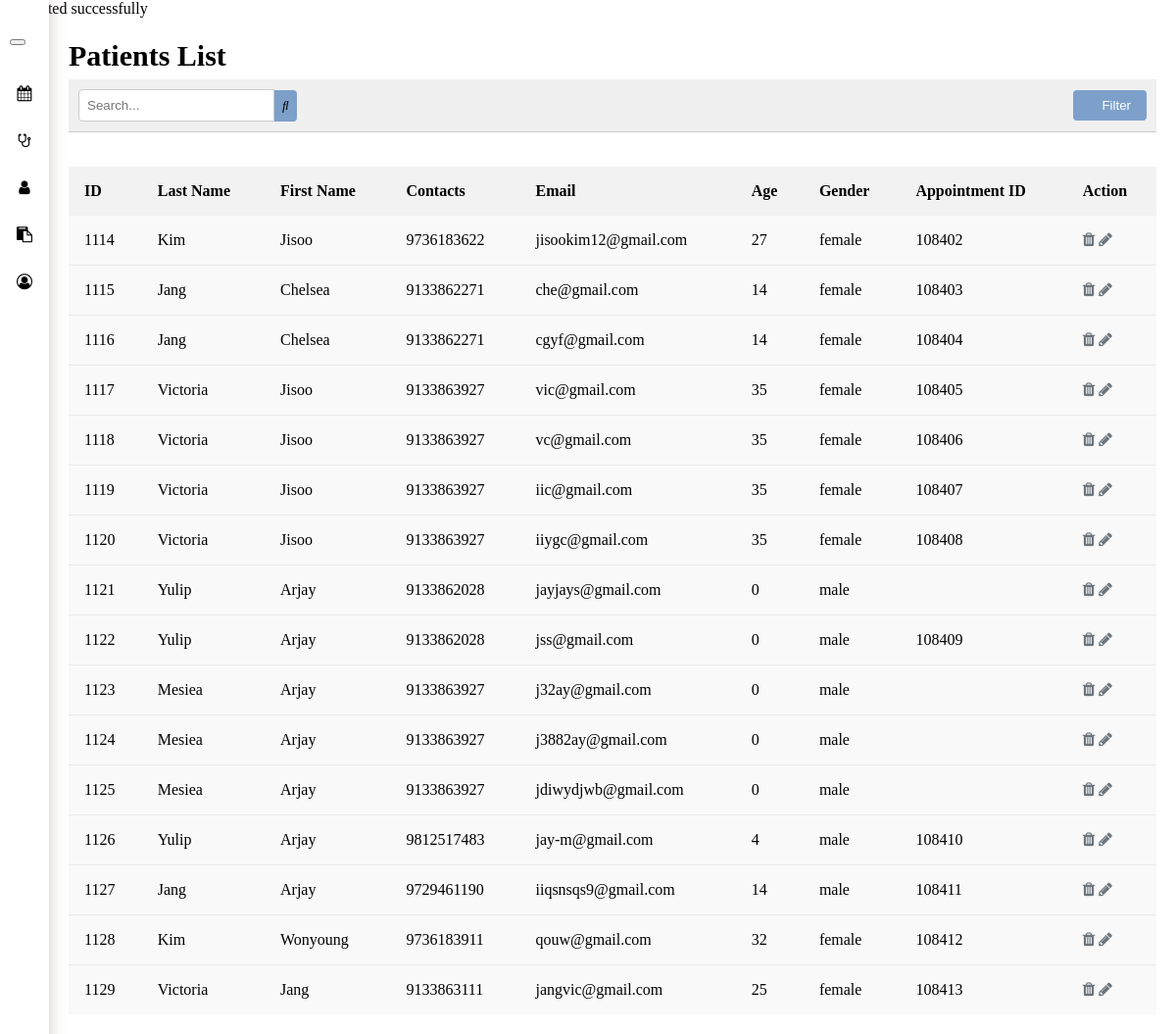
/admin_page/patients.php (signed in), run on the app's committed database.
### tables this page shows
CREATE TABLE `tblappoint` (
  `apt_id` int(11) NOT NULL,
  `ptn_id` int(11) NOT NULL,
  `doc_id` int(11) NOT NULL,
  `serv_id` int(11) NOT NULL,
  `apt_time` time DEFAULT NULL,
  `apt_date` date DEFAULT NULL,
  `sched_status` varchar(20) NOT NULL
);

CREATE TABLE `tblpatient` (
  `ptn_id` int(11) NOT NULL,
  `ptn_fname` varchar(100) NOT NULL,
  `ptn_lname` varchar(100) NOT NULL,
  `ptn_birthdate` date NOT NULL,
  `ptn_gender` varchar(30) NOT NULL,
  `ptn_contact` bigint(30) NOT NULL,
  `ptn_email` varchar(50) NOT NULL
);

### admin_page/patients.php (the view, shortened to what this page needs)
<?php
include '../config.php';
$patientSql = "SELECT p.ptn_id AS ID, p.ptn_lname AS 'Last Name', p.ptn_fname AS 'First Name',
                     p.ptn_contact AS Contacts, p.ptn_email AS Email,
                     TIMESTAMPDIFF(YEAR, p.ptn_birthdate, CURDATE()) AS Age, p.ptn_gender AS Gender,
                     a.apt_id AS 'Appointment ID'
              FROM tblpatient p
              LEFT JOIN tblappoint a ON p.ptn_id = a.ptn_id";
$patientResult = $conn->query($patientSql);
?>
<!DOCTYPE html>
<html lang="en">
<head>
  <link rel="stylesheet" href="admin_style.css?v=<?php echo time(); ?>">
  <link rel="stylesheet" href="https://cdnjs.cloudflare.com/ajax/libs/font-awesome/4.7.0/css/font-awesome.min.css">
</head>
<body>
  <div class="sidebar">
    <div class="navbar">
      <button class="nav-icon" onclick="toggleSidebar()">
      </button>
    </div>
    <ul class="nav-links">
        <li><a href="admin_landing_page.php"><i class="fa fa-calendar"></i> <span>Calendar</span></a></li>
        <li><a href="doctor.php"><i class="fa fa-stethoscope"></i> <span>Doctor</span></a></li>
        <li><a href="patients.php"><i class="fa fa-user"></i> <span>Patient</span></a></li>
        <li><a href="appointment.php"><i class="fa fa-clipboard"></i> <span>Appointment</span></a></li>
        <li><a href="account_details.php"><i class="fa fa-user-circle-o"></i> <span>Account Details</span></a></li>
    </ul>
  </div>
  <div class="content">
    <h2>Patients List</h2>
      <div class="toolbar">
        <div class="toolbar__search">
          <input type="text" placeholder="Search...">
          <button class="search-button"><i class="fas fa-search"></i></button>
        </div>
        <div class="toolbar__filter">
          <button class="filter-button"><i class="fas fa-filter"></i> Filter</button>
        </div>
      </div>
      <table class="doctor-table">
        <thead>
          <tr>
            <th>ID</th>
            <th>Last Name</th>
            <th>First Name</th>
            <th>Contacts</th>
            <th>Email</th>
            <th>Age</th>
            <th>Gender</th>
            <th>Appointment ID</th>
            <th>Action</th>
          </tr>
        </thead>
        <tbody>
          <?php
            if ($patientResult->num_rows > 0) {
                while ($row = $patientResult->fetch_assoc()) {
                    echo "<tr>";
                    echo "<td>" . $row['ID'] . "</td>";
                    echo "<td>" . $row['Last Name'] . "</td>";
                    echo "<td>" . $row['First Name'] . "</td>";
                    echo "<td>" . $row['Contacts'] . "</td>";
                    echo "<td>" . $row['Email'] . "</td>";
                    echo "<td>" . $row['Age'] . "</td>";
                    echo "<td>" . $row['Gender'] . "</td>";
                    echo "<td>" . $row['Appointment ID'] . "</td>";
                    echo "<td><i class='fa fa-trash delete-icon action-icon'></i> <i class='fa fa-pencil edit-icon action-icon'></i></td>";
                    echo "</tr>";
                }
            } else {
                echo "<tr><td colspan='9'>No records found</td></tr>";
            }
          ?>
        </tbody>
      </table>
  </div>
</body>
</html>

### admin_page/admin_style.css (style rules this page uses)
body { margin: 0; padding: 0; max-width: 100%; }
.sidebar { height: 100%; width: 250px; position: fixed; top: 0; left: 0; background-color: #ffffff; padding-top: 30px; transition: width 0.1s ease, margin-left 0.1s ease, box-shadow 0.2s ease; box-shadow: 0 0 15px rgba(165, 144, 144, 0.5); z-index: 1; }
.sidebar a { color: inherit; text-decoration: none; }
.navbar { padding: 10px; }
.nav-links { list-style: none; padding: 0; }
.nav-links li { padding: 15px; color: #000000; cursor: pointer; }
.nav-links li i { margin-right: 10px; }
.content { padding: 20px; transition: margin-left 0.1s ease; }
.sidebar.collapsed { width: 50px; }
.sidebar.collapsed .nav-links li { text-align: center; padding: 15px 0; }
.sidebar.collapsed .nav-links li i { margin-right: 0; }
.content.expanded { margin-left: 50px; }
.content h2 { margin-top: 2px; margin-bottom: 7px; font-size: 30px; }
.toolbar { display: flex; justify-content: space-between; align-items: center; padding: 10px; background-color: #f0f0f0; border-bottom: 1px solid #ccc; }
.toolbar__search { display: flex; align-items: center; }
.toolbar__search input[type="text"] { padding: 8px; border: 1px solid #ccc; border-radius: 4px 0 0 4px; width: 200px; }
.toolbar__search .search-button { padding: 8px; background-color: #7da0ca; border: none; border-radius: 0 4px 4px 0; cursor: pointer; }
.toolbar__filter button { padding: 8px 16px; background-color: #7da0ca; color: white; border: none; border-radius: 4px; cursor: pointer; }
.doctor-table { width: 100%; border-collapse: collapse; margin-top: 35px; border: none; }
.doctor-table th, .doctor-table td { padding: 16px; text-align: left; }
.doctor-table th { background-color: #f2f2f2; }
.doctor-table tbody tr { background-color: #f9f9f9; }
.doctor-table tbody tr:not(:last-child) td { border-bottom: 1px solid #ebe8e8; }
.action-icon { color: #6c757d; cursor: pointer; }

### data on the page
tblappoint: ptn.ptn_id "1114", ptn.ptn_lname "Kim", ptn.ptn_fname "Jisoo", ptn.ptn_contact "9736183622", ptn.ptn_email "jisookim12@gmail.com", Age "27", ptn.ptn_gender "female", apt_id "108402"
tblappoint: ptn.ptn_id "1115", ptn.ptn_lname "Jang", ptn.ptn_fname "Chelsea", ptn.ptn_contact "9133862271", ptn.ptn_email "che@gmail.com", Age "14", ptn.ptn_gender "female", apt_id "108403"
tblappoint: ptn.ptn_id "1116", ptn.ptn_lname "Jang", ptn.ptn_fname "Chelsea", ptn.ptn_contact "9133862271", ptn.ptn_email "cgyf@gmail.com", Age "14", ptn.ptn_gender "female", apt_id "108404"
tblappoint: ptn.ptn_id "1117", ptn.ptn_lname "Victoria", ptn.ptn_fname "Jisoo", ptn.ptn_contact "9133863927", ptn.ptn_email "vic@gmail.com", Age "35", ptn.ptn_gender "female", apt_id "108405"
tblappoint: ptn.ptn_id "1118", ptn.ptn_lname "Victoria", ptn.ptn_fname "Jisoo", ptn.ptn_contact "9133863927", ptn.ptn_email "vc@gmail.com", Age "35", ptn.ptn_gender "female", apt_id "108406"
tblappoint: ptn.ptn_id "1119", ptn.ptn_lname "Victoria", ptn.ptn_fname "Jisoo", ptn.ptn_contact "9133863927", ptn.ptn_email "iic@gmail.com", Age "35", ptn.ptn_gender "female", apt_id "108407"
tblappoint: ptn.ptn_id "1120", ptn.ptn_lname "Victoria", ptn.ptn_fname "Jisoo", ptn.ptn_contact "9133863927", ptn.ptn_email "iiygc@gmail.com", Age "35", ptn.ptn_gender "female", apt_id "108408"
tblpatient: ptn_id "1121", ptn_lname "Yulip", ptn_fname "Arjay", ptn_contact "9133862028", ptn_email "jayjays@gmail.com", Age "0", ptn_gender "male"
tblappoint: ptn.ptn_id "1122", ptn.ptn_lname "Yulip", ptn.ptn_fname "Arjay", ptn.ptn_contact "9133862028", ptn.ptn_email "jss@gmail.com", Age "0", ptn.ptn_gender "male", apt_id "108409"
tblpatient: ptn_id "1123", ptn_lname "Mesiea", ptn_fname "Arjay", ptn_contact "9133863927", ptn_email "j32ay@gmail.com", Age "0", ptn_gender "male"
tblpatient: ptn_id "1124", ptn_lname "Mesiea", ptn_fname "Arjay", ptn_contact "9133863927", ptn_email "j3882ay@gmail.com", Age "0", ptn_gender "male"
tblpatient: ptn_id "1125", ptn_lname "Mesiea", ptn_fname "Arjay", ptn_contact "9133863927", ptn_email "jdiwydjwb@gmail.com", Age "0", ptn_gender "male"
tblappoint: ptn.ptn_id "1126", ptn.ptn_lname "Yulip", ptn.ptn_fname "Arjay", ptn.ptn_contact "9812517483", ptn.ptn_email "jay-m@gmail.com", Age "4", ptn.ptn_gender "male", apt_id "108410"
tblappoint: ptn.ptn_id "1127", ptn.ptn_lname "Jang", ptn.ptn_fname "Arjay", ptn.ptn_contact "9729461190", ptn.ptn_email "iiqsnsqs9@gmail.com", Age "14", ptn.ptn_gender "male", apt_id "108411"
tblappoint: ptn.ptn_id "1128", ptn.ptn_lname "Kim", ptn.ptn_fname "Wonyoung", ptn.ptn_contact "9736183911", ptn.ptn_email "qouw@gmail.com", Age "32", ptn.ptn_gender "female", apt_id "108412"
tblappoint: ptn.ptn_id "1129", ptn.ptn_lname "Victoria", ptn.ptn_fname "Jang", ptn.ptn_contact "9133863111", ptn.ptn_email "jangvic@gmail.com", Age "25", ptn.ptn_gender "female", apt_id "108413"
